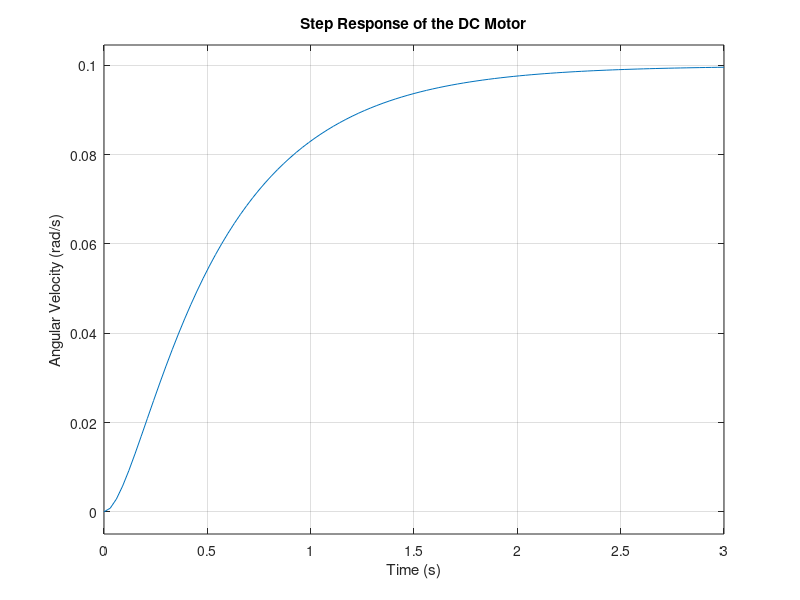

The MATLAB script that drew this image:
% Motor parameters
R = 1;          % Armature resistance (Ohm)
L = 0.5;        % Armature inductance (H)
Kb = 0.01;      % Back EMF constant (V·s/rad)
Kt = 0.01;      % Torque constant (N·m/A)
J = 0.01;       % Rotor inertia (kg·m^2)
B = 0.1;        % Viscous friction coefficient (N·m·s)

% Numerator and denominator of transfer function
num = [Kt];  
den = [J*L, (J*R + B*L), (B*R + Kb*Kt)];

% Create transfer function
sys = tf(num, den);

% Display the transfer function
disp('Transfer Function:')
sys

% Step response
step(sys)
title('Step Response of the DC Motor')
xlabel('Time (s)')
ylabel('Angular Velocity (rad/s)')
grid on